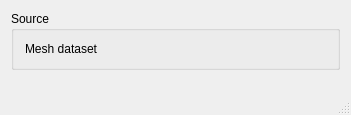
<?xml version="1.0" encoding="UTF-8"?>
<ui version="4.0">
 <class>QgsMdalSourceSelectBase</class>
 <widget class="QDialog" name="QgsMdalSourceSelectBase">
  <property name="geometry">
   <rect>
    <x>0</x>
    <y>0</y>
    <width>351</width>
    <height>115</height>
   </rect>
  </property>
  <property name="windowTitle">
   <string>Add Mesh Layer(s)</string>
  </property>
  <property name="windowIcon">
   <iconset>
    <normaloff>.</normaloff>.</iconset>
  </property>
  <property name="sizeGripEnabled">
   <bool>true</bool>
  </property>
  <property name="modal">
   <bool>true</bool>
  </property>
  <layout class="QGridLayout" name="gridLayout_2">
   <item row="0" column="0">
    <layout class="QVBoxLayout" name="verticalLayout">
     <item>
      <widget class="QGroupBox" name="fileGroupBox">
       <property name="sizePolicy">
        <sizepolicy hsizetype="Preferred" vsizetype="Fixed">
         <horstretch>0</horstretch>
         <verstretch>0</verstretch>
        </sizepolicy>
       </property>
       <property name="title">
        <string>Source</string>
       </property>
       <layout class="QHBoxLayout" name="horizontalLayout">
        <item>
         <widget class="QLabel" name="label">
          <property name="text">
           <string>Mesh dataset</string>
          </property>
         </widget>
        </item>
        <item>
         <widget class="QgsFileWidget" name="mFileWidget" native="true"/>
        </item>
       </layout>
      </widget>
     </item>
    </layout>
   </item>
   <item row="1" column="0">
    <spacer name="verticalSpacer">
     <property name="orientation">
      <enum>Qt::Vertical</enum>
     </property>
     <property name="sizeHint" stdset="0">
      <size>
       <width>20</width>
       <height>40</height>
      </size>
     </property>
    </spacer>
   </item>
   <item row="2" column="0">
    <widget class="QDialogButtonBox" name="buttonBox">
     <property name="standardButtons">
      <set>QDialogButtonBox::NoButton</set>
     </property>
    </widget>
   </item>
  </layout>
 </widget>
 <layoutdefault spacing="6" margin="11"/>
 <customwidgets>
  <customwidget>
   <class>QgsFileWidget</class>
   <extends>QWidget</extends>
   <header>qgsfilewidget.h</header>
  </customwidget>
 </customwidgets>
 <tabstops>
  <tabstop>buttonBox</tabstop>
 </tabstops>
 <resources/>
 <connections>
  <connection>
   <sender>buttonBox</sender>
   <signal>rejected()</signal>
   <receiver>QgsMdalSourceSelectBase</receiver>
   <slot>reject()</slot>
   <hints>
    <hint type="sourcelabel">
     <x>518</x>
     <y>510</y>
    </hint>
    <hint type="destinationlabel">
     <x>551</x>
     <y>370</y>
    </hint>
   </hints>
  </connection>
 </connections>
</ui>
